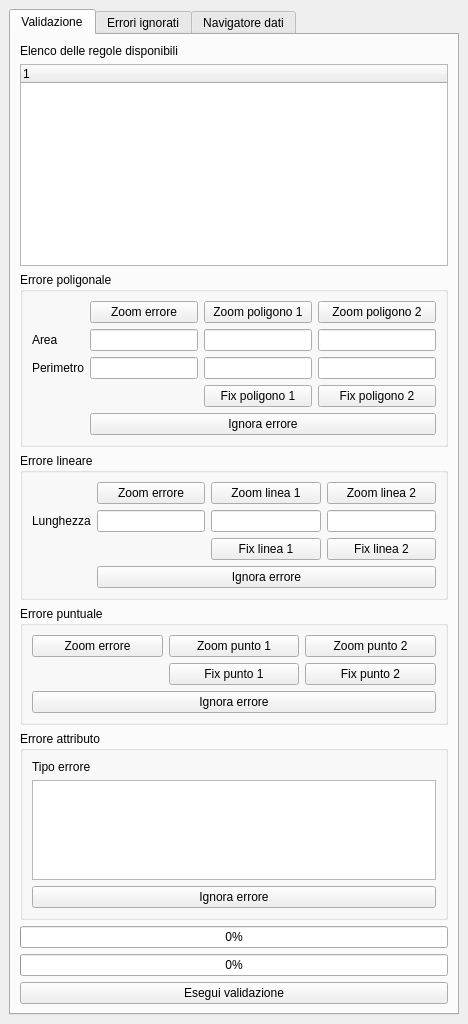
<?xml version="1.0" encoding="UTF-8"?>
<ui version="4.0">
 <class>PrgDigDockWidgetBase</class>
 <widget class="QDockWidget" name="PrgDigDockWidgetBase">
  <property name="geometry">
   <rect>
    <x>0</x>
    <y>0</y>
    <width>468</width>
    <height>1024</height>
   </rect>
  </property>
  <property name="locale">
   <locale language="Italian" country="Italy"/>
  </property>
  <property name="windowTitle">
   <string>PrgDig</string>
  </property>
  <widget class="QWidget" name="dockWidgetContents">
   <layout class="QGridLayout" name="gridLayout">
    <item row="0" column="0">
     <widget class="QTabWidget" name="tabWidget">
      <property name="currentIndex">
       <number>0</number>
      </property>
      <widget class="QWidget" name="validationTab">
       <attribute name="title">
        <string>Validazione</string>
       </attribute>
       <layout class="QGridLayout" name="gridLayout_6">
        <item row="1" column="0">
         <widget class="QTreeWidget" name="treeWidget">
          <column>
           <property name="text">
            <string notr="true">1</string>
           </property>
          </column>
         </widget>
        </item>
        <item row="7" column="0">
         <widget class="QProgressBar" name="ruleProgressBar">
          <property name="value">
           <number>0</number>
          </property>
          <property name="alignment">
           <set>Qt::AlignCenter</set>
          </property>
         </widget>
        </item>
        <item row="8" column="0">
         <widget class="QPushButton" name="startValidationPushButton">
          <property name="text">
           <string>Esegui validazione</string>
          </property>
         </widget>
        </item>
        <item row="0" column="0">
         <widget class="QLabel" name="label">
          <property name="text">
           <string>Elenco delle regole disponibili</string>
          </property>
         </widget>
        </item>
        <item row="6" column="0">
         <widget class="QProgressBar" name="iterProgressBar">
          <property name="value">
           <number>0</number>
          </property>
          <property name="alignment">
           <set>Qt::AlignCenter</set>
          </property>
         </widget>
        </item>
        <item row="4" column="0">
         <widget class="QGroupBox" name="Out_RuleReportPointGroupBox">
          <property name="title">
           <string>Errore puntuale</string>
          </property>
          <layout class="QGridLayout" name="gridLayout_3">
           <item row="0" column="2">
            <widget class="QPushButton" name="zoomPoint2PushButton">
             <property name="text">
              <string>Zoom punto 2</string>
             </property>
            </widget>
           </item>
           <item row="1" column="2">
            <widget class="QPushButton" name="fixPoint2PushButton">
             <property name="text">
              <string>Fix punto 2</string>
             </property>
             <property name="icon">
              <iconset resource="resources.qrc">
               <normaloff>:/plugins/prg_dig/fix.png</normaloff>:/plugins/prg_dig/fix.png</iconset>
             </property>
            </widget>
           </item>
           <item row="1" column="1">
            <widget class="QPushButton" name="fixPoint1PushButton">
             <property name="text">
              <string>Fix punto 1</string>
             </property>
             <property name="icon">
              <iconset resource="resources.qrc">
               <normaloff>:/plugins/prg_dig/fix.png</normaloff>:/plugins/prg_dig/fix.png</iconset>
             </property>
            </widget>
           </item>
           <item row="0" column="1">
            <widget class="QPushButton" name="zoomPoint1PushButton">
             <property name="text">
              <string>Zoom punto 1</string>
             </property>
            </widget>
           </item>
           <item row="0" column="0">
            <widget class="QPushButton" name="zoomPointErrorPushButton">
             <property name="text">
              <string>Zoom errore</string>
             </property>
            </widget>
           </item>
           <item row="2" column="0" colspan="3">
            <widget class="QPushButton" name="ignorePointErrorPushButton">
             <property name="text">
              <string>Ignora errore</string>
             </property>
            </widget>
           </item>
          </layout>
         </widget>
        </item>
        <item row="3" column="0">
         <widget class="QGroupBox" name="Out_RuleReportLineGroupBox">
          <property name="title">
           <string>Errore lineare</string>
          </property>
          <layout class="QGridLayout" name="gridLayout_2">
           <item row="2" column="5">
            <widget class="QPushButton" name="zoomLine2PushButton">
             <property name="text">
              <string>Zoom linea 2</string>
             </property>
            </widget>
           </item>
           <item row="3" column="5">
            <widget class="QLineEdit" name="lunghezzaLinea2LineEdit">
             <property name="alignment">
              <set>Qt::AlignRight|Qt::AlignTrailing|Qt::AlignVCenter</set>
             </property>
             <property name="readOnly">
              <bool>true</bool>
             </property>
            </widget>
           </item>
           <item row="4" column="4">
            <widget class="QPushButton" name="fixLine1PushButton">
             <property name="text">
              <string>Fix linea 1</string>
             </property>
             <property name="icon">
              <iconset resource="resources.qrc">
               <normaloff>:/plugins/prg_dig/fix.png</normaloff>:/plugins/prg_dig/fix.png</iconset>
             </property>
            </widget>
           </item>
           <item row="2" column="4">
            <widget class="QPushButton" name="zoomLine1PushButton">
             <property name="text">
              <string>Zoom linea 1</string>
             </property>
            </widget>
           </item>
           <item row="3" column="4">
            <widget class="QLineEdit" name="lunghezzaLinea1LineEdit">
             <property name="alignment">
              <set>Qt::AlignRight|Qt::AlignTrailing|Qt::AlignVCenter</set>
             </property>
             <property name="readOnly">
              <bool>true</bool>
             </property>
            </widget>
           </item>
           <item row="4" column="5">
            <widget class="QPushButton" name="fixLine2PushButton">
             <property name="text">
              <string>Fix linea 2</string>
             </property>
             <property name="icon">
              <iconset resource="resources.qrc">
               <normaloff>:/plugins/prg_dig/fix.png</normaloff>:/plugins/prg_dig/fix.png</iconset>
             </property>
            </widget>
           </item>
           <item row="3" column="0">
            <widget class="QLabel" name="label_2">
             <property name="text">
              <string>Lunghezza</string>
             </property>
            </widget>
           </item>
           <item row="5" column="2" colspan="4">
            <widget class="QPushButton" name="ignoreLineErrorPushButton">
             <property name="text">
              <string>Ignora errore</string>
             </property>
            </widget>
           </item>
           <item row="2" column="2" colspan="2">
            <widget class="QPushButton" name="zoomLineErrorPushButton">
             <property name="text">
              <string>Zoom errore</string>
             </property>
            </widget>
           </item>
           <item row="3" column="2" colspan="2">
            <widget class="QLineEdit" name="lunghezzaLineEdit">
             <property name="alignment">
              <set>Qt::AlignRight|Qt::AlignTrailing|Qt::AlignVCenter</set>
             </property>
             <property name="readOnly">
              <bool>true</bool>
             </property>
            </widget>
           </item>
          </layout>
         </widget>
        </item>
        <item row="5" column="0">
         <widget class="QGroupBox" name="Out_RuleReportAttributesGroupBox">
          <property name="sizePolicy">
           <sizepolicy hsizetype="Preferred" vsizetype="Maximum">
            <horstretch>0</horstretch>
            <verstretch>0</verstretch>
           </sizepolicy>
          </property>
          <property name="title">
           <string>Errore attributo</string>
          </property>
          <layout class="QGridLayout" name="gridLayout_5">
           <item row="3" column="0" colspan="3">
            <widget class="QPushButton" name="ignoreAttributeErrorPushButton">
             <property name="text">
              <string>Ignora errore</string>
             </property>
            </widget>
           </item>
           <item row="2" column="0" colspan="3">
            <widget class="QTextBrowser" name="ErrorText">
             <property name="sizePolicy">
              <sizepolicy hsizetype="Expanding" vsizetype="Expanding">
               <horstretch>0</horstretch>
               <verstretch>0</verstretch>
              </sizepolicy>
             </property>
             <property name="maximumSize">
              <size>
               <width>16777215</width>
               <height>100</height>
              </size>
             </property>
            </widget>
           </item>
           <item row="1" column="0" colspan="3">
            <widget class="QLabel" name="ErrorType">
             <property name="text">
              <string>Tipo errore</string>
             </property>
            </widget>
           </item>
          </layout>
         </widget>
        </item>
        <item row="2" column="0">
         <widget class="QGroupBox" name="Out_RuleReportPolyGroupBox">
          <property name="title">
           <string>Errore poligonale</string>
          </property>
          <layout class="QGridLayout" name="gridLayout_4">
           <item row="3" column="6">
            <widget class="QPushButton" name="fixPoly2PushButton">
             <property name="text">
              <string>Fix poligono 2</string>
             </property>
             <property name="icon">
              <iconset resource="resources.qrc">
               <normaloff>:/plugins/prg_dig/fix.png</normaloff>:/plugins/prg_dig/fix.png</iconset>
             </property>
            </widget>
           </item>
           <item row="0" column="6">
            <widget class="QPushButton" name="zoomPoly2PushButton">
             <property name="text">
              <string>Zoom poligono 2</string>
             </property>
            </widget>
           </item>
           <item row="1" column="6">
            <widget class="QLineEdit" name="areaPoly2LineEdit">
             <property name="alignment">
              <set>Qt::AlignRight|Qt::AlignTrailing|Qt::AlignVCenter</set>
             </property>
             <property name="readOnly">
              <bool>true</bool>
             </property>
            </widget>
           </item>
           <item row="2" column="6">
            <widget class="QLineEdit" name="perimetroPoly2LineEdit">
             <property name="alignment">
              <set>Qt::AlignRight|Qt::AlignTrailing|Qt::AlignVCenter</set>
             </property>
             <property name="readOnly">
              <bool>true</bool>
             </property>
            </widget>
           </item>
           <item row="2" column="0">
            <widget class="QLabel" name="label_7">
             <property name="text">
              <string>Perimetro</string>
             </property>
            </widget>
           </item>
           <item row="1" column="0">
            <widget class="QLabel" name="label_6">
             <property name="text">
              <string>Area</string>
             </property>
            </widget>
           </item>
           <item row="4" column="2" colspan="5">
            <widget class="QPushButton" name="ignorePolyErrorPushButton">
             <property name="text">
              <string>Ignora errore</string>
             </property>
            </widget>
           </item>
           <item row="0" column="2" colspan="2">
            <widget class="QPushButton" name="zoomPolyErrorPushButton">
             <property name="text">
              <string>Zoom errore</string>
             </property>
            </widget>
           </item>
           <item row="1" column="2" colspan="2">
            <widget class="QLineEdit" name="areaLineEdit">
             <property name="alignment">
              <set>Qt::AlignRight|Qt::AlignTrailing|Qt::AlignVCenter</set>
             </property>
             <property name="readOnly">
              <bool>true</bool>
             </property>
            </widget>
           </item>
           <item row="2" column="2" colspan="2">
            <widget class="QLineEdit" name="perimetroLineEdit">
             <property name="alignment">
              <set>Qt::AlignRight|Qt::AlignTrailing|Qt::AlignVCenter</set>
             </property>
             <property name="readOnly">
              <bool>true</bool>
             </property>
            </widget>
           </item>
           <item row="0" column="4" colspan="2">
            <widget class="QPushButton" name="zoomPoly1PushButton">
             <property name="text">
              <string>Zoom poligono 1</string>
             </property>
            </widget>
           </item>
           <item row="1" column="4" colspan="2">
            <widget class="QLineEdit" name="areaPoly1LineEdit">
             <property name="alignment">
              <set>Qt::AlignRight|Qt::AlignTrailing|Qt::AlignVCenter</set>
             </property>
             <property name="readOnly">
              <bool>true</bool>
             </property>
            </widget>
           </item>
           <item row="2" column="4" colspan="2">
            <widget class="QLineEdit" name="perimetroPoly1LineEdit">
             <property name="alignment">
              <set>Qt::AlignRight|Qt::AlignTrailing|Qt::AlignVCenter</set>
             </property>
             <property name="readOnly">
              <bool>true</bool>
             </property>
            </widget>
           </item>
           <item row="3" column="4" colspan="2">
            <widget class="QPushButton" name="fixPoly1PushButton">
             <property name="text">
              <string>Fix poligono 1</string>
             </property>
             <property name="icon">
              <iconset resource="resources.qrc">
               <normaloff>:/plugins/prg_dig/fix.png</normaloff>:/plugins/prg_dig/fix.png</iconset>
             </property>
            </widget>
           </item>
          </layout>
         </widget>
        </item>
       </layout>
      </widget>
      <widget class="QWidget" name="ignoredErrorsTab">
       <attribute name="title">
        <string>Errori ignorati</string>
       </attribute>
       <layout class="QGridLayout" name="gridLayout_8">
        <item row="1" column="0">
         <widget class="QTableView" name="ignoredErrorsTableView"/>
        </item>
        <item row="0" column="0">
         <widget class="QPushButton" name="removeIgnoredErrorPushButton">
          <property name="text">
           <string>Ripristina errori selezionati</string>
          </property>
         </widget>
        </item>
       </layout>
      </widget>
      <widget class="QWidget" name="dataNavigationTab">
       <attribute name="title">
        <string>Navigatore dati</string>
       </attribute>
       <layout class="QGridLayout" name="gridLayout_7">
        <item row="0" column="0">
         <widget class="QTreeView" name="dataNavigationTreeView"/>
        </item>
       </layout>
      </widget>
     </widget>
    </item>
   </layout>
  </widget>
 </widget>
 <resources>
  <include location="resources.qrc"/>
 </resources>
 <connections/>
</ui>
